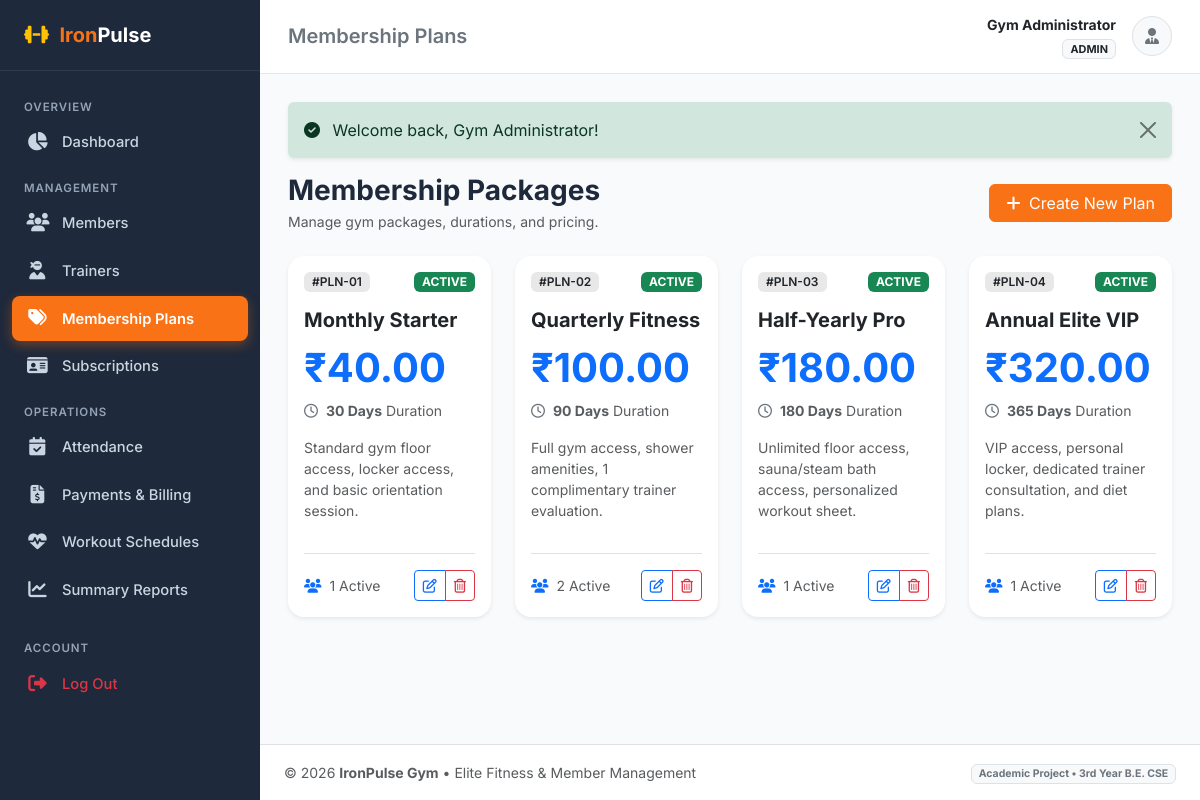
The page /admin/plans.php (signed in) on the database as committed earlier.
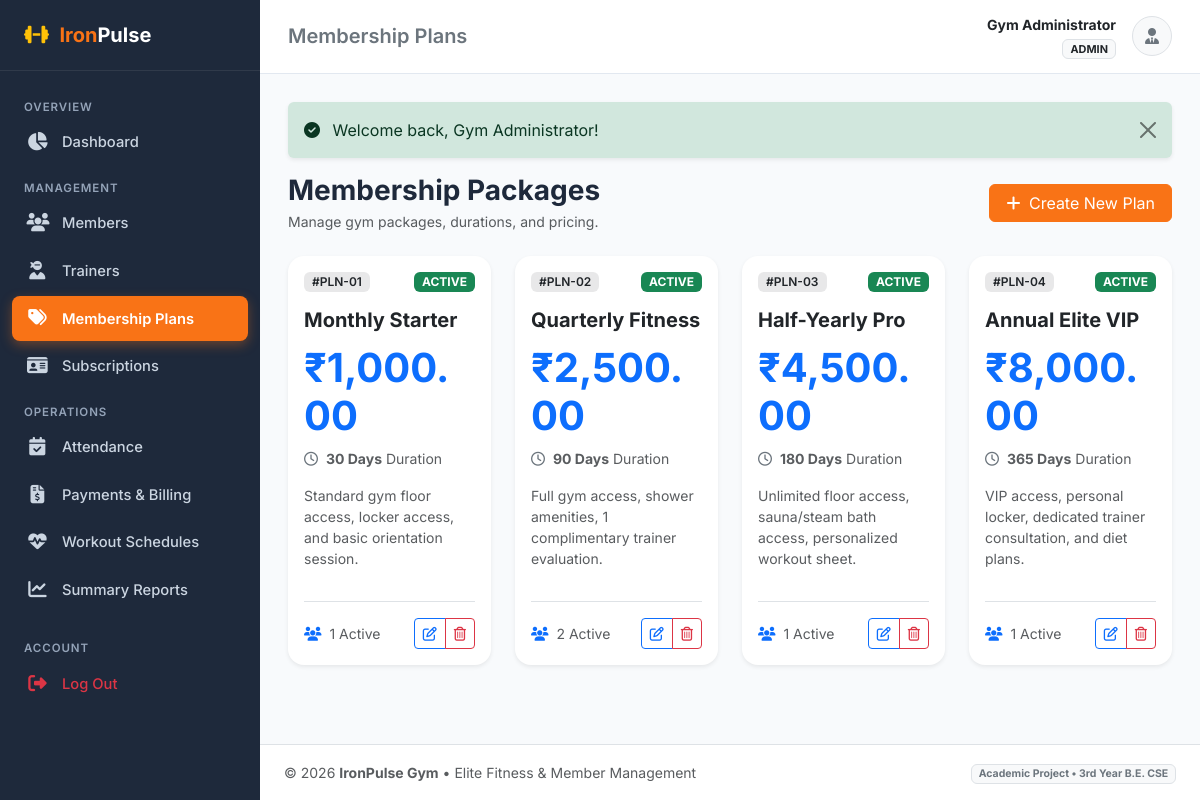
The same page on the database as committed later.
### tables this page shows
CREATE TABLE `membership_plans` (
    `id` INT AUTO_INCREMENT PRIMARY KEY,
    `plan_name` VARCHAR(100) NOT NULL,
    `duration_days` INT NOT NULL COMMENT 'Duration in number of days',
    `price` DECIMAL(10,2) NOT NULL,
    `description` TEXT DEFAULT NULL,
    `status` ENUM('active', 'inactive') NOT NULL DEFAULT 'active',
    `created_at` TIMESTAMP DEFAULT CURRENT_TIMESTAMP
);

### admin/plans.php (the view, shortened to what this page needs)
<?php
require_once __DIR__ . '/../includes/functions.php';
$pdo = get_db_connection();
$stmt = $pdo->query("
    SELECT mp.*,
           (SELECT COUNT(*) FROM memberships ms WHERE ms.plan_id = mp.id AND ms.status = 'active') AS active_subscribers
    FROM membership_plans mp
    ORDER BY mp.price ASC
");
$plans = $stmt->fetchAll();
include __DIR__ . '/../includes/header.php';
?>
<div class="d-flex flex-column flex-md-row justify-content-between align-items-md-center mb-4 gap-3">
    <div>
        <h3 class="fw-bold mb-1">Membership Packages</h3>
        <p class="text-muted small mb-0">Manage gym packages, durations, and pricing.</p>
    </div>
    <div>
        <a href="<?= BASE_URL ?>/admin/plan_add.php" class="btn btn-primary px-3">
            <i class="fa-solid fa-plus me-1"></i> Create New Plan
        </a>
    </div>
</div>
<div class="row g-4">
    <?php if (!empty($plans)): ?>
        <?php foreach ($plans as $p): ?>
            <div class="col-md-6 col-xl-3">
                <div class="card border-0 shadow-sm rounded-4 h-100 p-3 position-relative">
                    <div class="d-flex justify-content-between align-items-start mb-3">
                        <span class="badge bg-dark bg-opacity-10 text-dark fw-semibold px-2 py-1">
                            #PLN-<?= str_pad($p['id'], 2, '0', STR_PAD_LEFT) ?>
                        </span>
                        <?= get_status_badge($p['status']) ?>
                    </div>
                    <h5 class="fw-bold text-dark mb-1"><?= htmlspecialchars($p['plan_name']) ?></h5>
                    <div class="display-6 fw-bold text-primary my-2">
                        <?= format_currency($p['price']) ?>
                    </div>
                    <div class="small text-muted mb-3">
                        <i class="fa-regular fa-clock me-1 text-secondary"></i> <strong><?= (int)$p['duration_days'] ?> Days</strong> Duration
                    </div>
                    <p class="text-muted small flex-grow-1">
                        <?= htmlspecialchars($p['description'] ?? 'Standard gym membership offering.') ?>
                    </p>
                    <div class="border-top pt-3 mt-3 d-flex justify-content-between align-items-center">
                        <span class="small text-muted">
                            <i class="fa-solid fa-users text-primary me-1"></i> <?= (int)$p['active_subscribers'] ?> Active
                        </span>
                        <div class="btn-group btn-group-sm">
                            <a href="<?= BASE_URL ?>/admin/plan_edit.php?id=<?= $p['id'] ?>" class="btn btn-outline-primary" title="Edit Plan">
                                <i class="fa-regular fa-pen-to-square"></i>
                            </a>
                            <a href="<?= BASE_URL ?>/admin/plan_delete.php?id=<?= $p['id'] ?>" class="btn btn-outline-danger" title="Delete Plan" data-confirm-delete="Are you sure you want to delete plan '<?= htmlspecialchars($p['plan_name']) ?>'?">
                                <i class="fa-regular fa-trash-can"></i>
                            </a>
                        </div>
                    </div>
                </div>
            </div>
        <?php endforeach; ?>
    <?php else: ?>
        <div class="col-12 text-center py-5 text-muted">
            No membership plans found. Click 'Create New Plan' above to add one.
        </div>
    <?php endif; ?>
</div>
<?php include __DIR__ . '/../includes/footer.php'; ?>

### includes/functions.php (shortened to what this page needs)
<?php
function format_currency($amount) {
  return '₹' . number_format($amount, 2);;
}
function get_status_badge($status) {
    $statusLower = strtolower(trim((string)$status));
    $badgeClass = 'bg-secondary';
    switch ($statusLower) {
        case 'active':
        case 'paid':
        case 'present':
            $badgeClass = 'bg-success';
            break;
    }
    return '<span class="badge ' . $badgeClass . ' text-uppercase px-2 py-1">' . htmlspecialchars(ucfirst($status)) . '</span>';
}

Rows that differ between the two databases and show on the page:
changed membership_plans "Monthly Starter": price "₹40.00" → "₹1,000.00"
changed membership_plans "Quarterly Fitness": price "₹100.00" → "₹2,500.00"
changed membership_plans "Half-Yearly Pro": price "₹180.00" → "₹4,500.00"
changed membership_plans "Annual Elite VIP": price "₹320.00" → "₹8,000.00"
